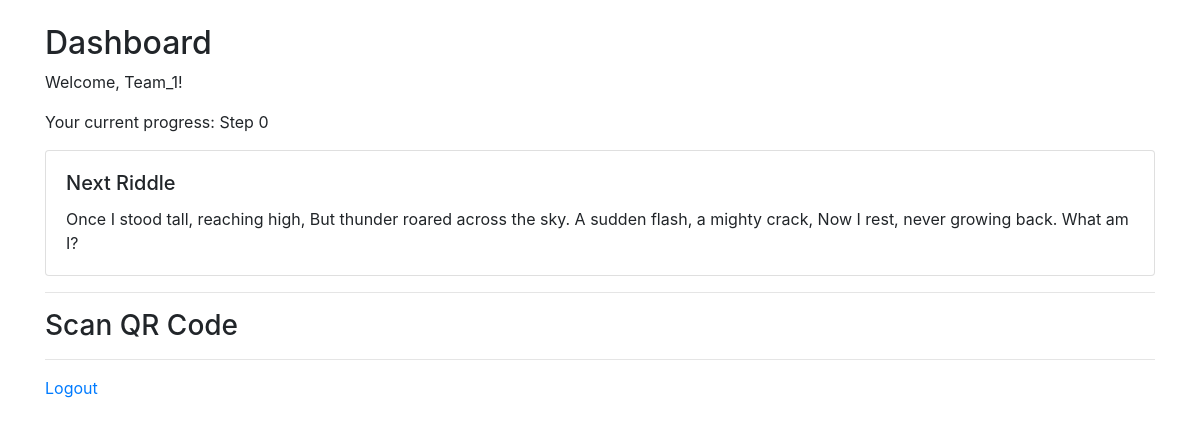
Page /dashboard (signed in) on the earlier database version.
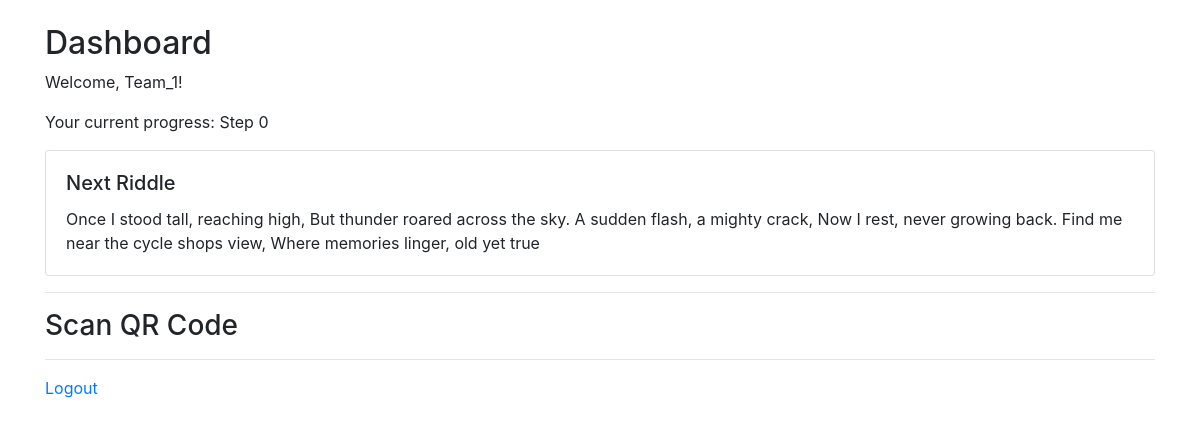
Same page on the later database version.
### main.py (models this page shows, shortened)
class Team(UserMixin, db.Model):
    id = db.Column(db.Integer, primary_key=True)
    team_name = db.Column(db.String(100), unique=True, nullable=False)
    assigned_team_id = db.Column(db.String(50), unique=True, nullable=True)
    password_hash = db.Column(db.String(128))
    current_step = db.Column(db.Integer, default=0)
    is_admin = db.Column(db.Boolean, default=False)
    leader_phone = db.Column(db.String(20), nullable=True)
    security_question = db.Column(db.String(255), nullable=True)
    security_answer = db.Column(db.String(255), nullable=True)
    logs = db.relationship('ScanLog', backref='team', lazy=True, cascade="all, delete-orphan")
    logs = db.relationship('ScanLog', backref='team', lazy=True, cascade="all, delete-orphan")

class TeamPath(db.Model):
    id = db.Column(db.Integer, primary_key=True)
    team_identifier = db.Column(db.String(50))  # e.g., "TeamAlpha", "TeamBeta", etc.
    sequence_number = db.Column(db.Integer)       # order of the clue
    location_code = db.Column(db.String(50))
    riddle = db.Column(db.Text)

### main.py (the view)
@app.route('/dashboard')
@login_required
def dashboard():
    if current_user.is_admin:
        flash("Admin accounts do not participate in the game.")
        return redirect(url_for('scoreboard'))
    current_step = current_user.current_step
    next_path = TeamPath.query.filter_by(team_identifier=current_user.assigned_team_id, sequence_number=current_step+1).first()
    return render_template('dashboard.html', current_step=current_step, next_path=next_path)

### main.py (called while the page is built)
@login_manager.user_loader
def load_user(user_id):
    return Team.query.get(int(user_id))

### templates/dashboard.html (shortened to what this page needs)
{% extends "base.html" %} {% block content %}
<h2>Dashboard</h2>
<p>Welcome, {{ current_user.team_name }}!</p>
<p>Your current progress: Step {{ current_step }}</p>
{% if next_path %}
<div class="card mb-3">
  <div class="card-body">
    <h5 class="card-title">Next Riddle</h5>
    <p class="card-text">{{ next_path.riddle }}</p>
  </div>
</div>
{% else %}
<div class="alert alert-success">
  You have completed all clues. Congratulations!
</div>
{% endif %}
<hr />
<h3>Scan QR Code</h3>
<hr />
<p><a href="{{ url_for('logout') }}">Logout</a></p>
{% endblock %}

### templates/base.html (shortened to what this page needs)
<!DOCTYPE html>
<html lang="en">
  <head>
    <link
      rel="stylesheet"
      href="https://stackpath.bootstrapcdn.com/bootstrap/4.5.0/css/bootstrap.min.css"
    />
  </head>
  <body>
    <div class="container mt-4">
       {% block content %}{% endblock %}
    </div>
  </body>
</html>

Differences in the rows shown:
changed TeamPath: riddle "Once I stood tall, reaching high, But thunder roared across the sky. A sudden flash, a mighty crack, Now I rest, never growing back. What am I?" → "…rest, never growing back. Find me near the cycle shops view, Where memories linger, old yet true"
